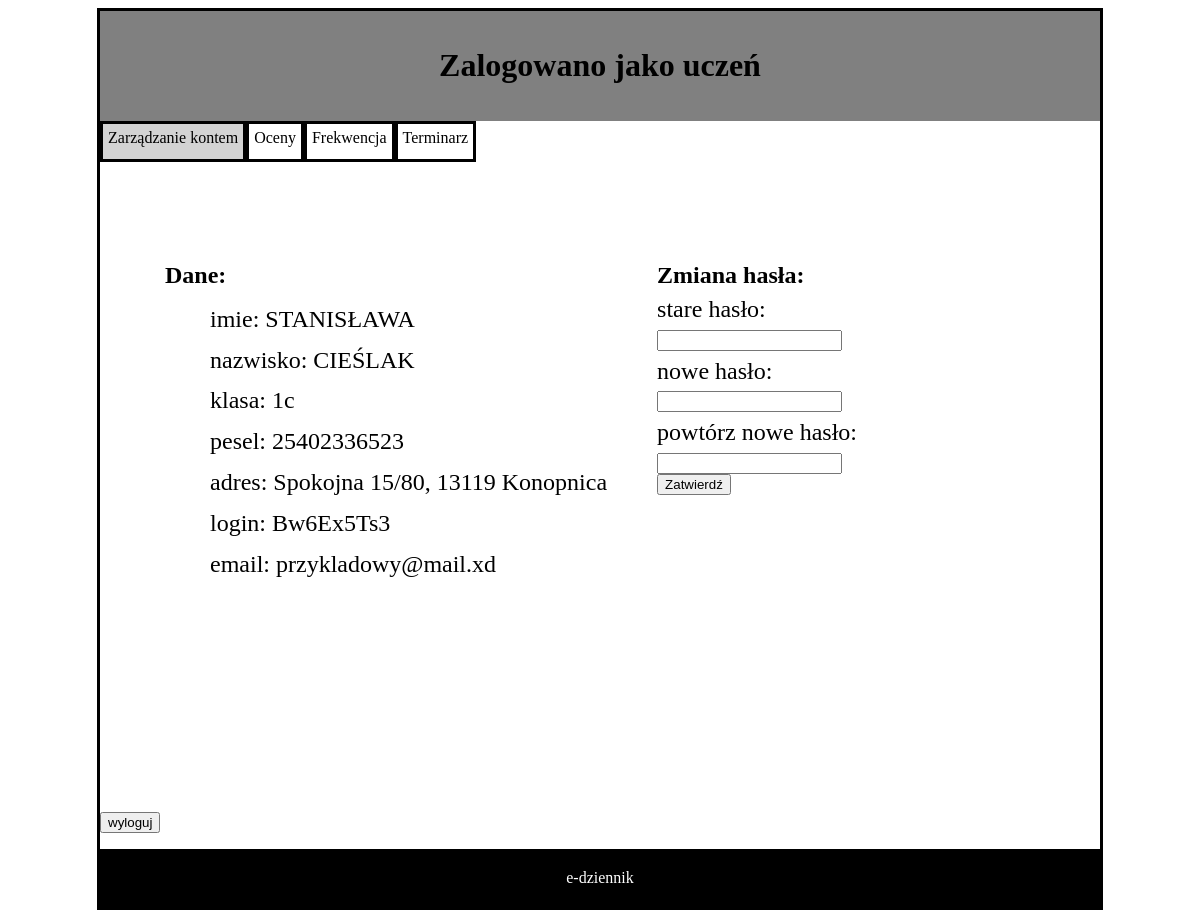
The app's page /aplikacja/uczen/u_konto.php (signed in) with its own data.
### tables this page shows
CREATE TABLE IF NOT EXISTS `uzytkownik` (
  `uzytkownik_login` varchar(16) NOT NULL DEFAULT left(md5(rand()),6),
  `nazwisko` varchar(30) NOT NULL,
  `imie` varchar(20) NOT NULL,
  `haslo` char(32) NOT NULL DEFAULT md5('123456'),
  `rodzaj` enum('U','N','R','I','A') DEFAULT 'I',
  `email` varchar(50) DEFAULT NULL,
  PRIMARY KEY (`uzytkownik_login`) USING BTREE,
  UNIQUE KEY `login` (`uzytkownik_login`),
  KEY `haslo` (`haslo`) USING BTREE
);

CREATE TABLE IF NOT EXISTS `klasa` (
  `klasa_ID` int(2) unsigned NOT NULL,
  `oddzial` varchar(3) NOT NULL,
  `nauczyciel_id` int(2) unsigned zerofill NOT NULL,
  PRIMARY KEY (`klasa_ID`),
  UNIQUE KEY `ID` (`klasa_ID`),
  UNIQUE KEY `nauczyciel_id` (`nauczyciel_id`),
  CONSTRAINT `FK_klasa_nauczyciel` FOREIGN KEY (`nauczyciel_id`) REFERENCES `nauczyciel` (`nauczyciel_ID`)
);

CREATE TABLE IF NOT EXISTS `uczen` (
  `uczen_ID` int(3) unsigned NOT NULL AUTO_INCREMENT,
  `pesel` char(11) NOT NULL,
  `adres_id` int(3) unsigned zerofill NOT NULL,
  `klasa_id` int(2) unsigned zerofill NOT NULL,
  `opiekunowie_id` int(3) unsigned zerofill NOT NULL,
  `uzytkownik_login` varchar(16) NOT NULL,
  PRIMARY KEY (`uczen_ID`),
  UNIQUE KEY `ID` (`uczen_ID`,`pesel`),
  UNIQUE KEY `uzytkownik_login` (`uzytkownik_login`),
  KEY `powiazanie` (`opiekunowie_id`),
  KEY `uzytkownik` (`uzytkownik_login`),
  KEY `klasa` (`klasa_id`),
  KEY `FK_uczen_adres` (`adres_id`),
  CONSTRAINT `FK_uczen_adres` FOREIGN KEY (`adres_id`) REFERENCES `adres` (`adres_ID`),
  CONSTRAINT `FK_uczen_klasa` FOREIGN KEY (`klasa_id`) REFERENCES `klasa` (`klasa_ID`),
  CONSTRAINT `FK_uczen_powiazanie` FOREIGN KEY (`opiekunowie_id`) REFERENCES `opiekunowie` (`opiekunowie_ID`),
  CONSTRAINT `FK_uczen_uzytkownik` FOREIGN KEY (`uzytkownik_login`) REFERENCES `uzytkownik` (`uzytkownik_login`)
);

### aplikacja/uczen/u_konto.php (the view, shortened to what this page needs)
<!DOCTYPE HTML>
<html lang="pl">
<head>
	<link rel="stylesheet" href="../Styles/styleApp.css" type="text/css" />
</head>
<body>
	<div id="container">
		<div id="logo">
			<h1>Zalogowano jako uczeń</h1>
		</div>
		<a href="u_konto.php">
		<div id="teraz">
		Zarządzanie kontem
		</div>
		</a>
		<a href="u_oceny.php">
		<div id="inne">
		 Oceny
		</div></a>
		<a href="u_frekwencja.php">
		<div id="inne">
		 Frekwencja
		</div> </a>
		<a href="u_terminarz.php">
		<div id="inne">
		 Terminarz
		</div>
		</a>
				<?php
	require_once "../connect.php";
	$conn=@new mysqli($IP, $username, $password, $DB_name);
	if ($conn->connect_errno!=0)
	{
		echo "Error: ".$conn->connect_errno;
	}
	else
	{
		$login=$_SESSION['uzytkownik_login'];
		$haslo = $_SESSION['haslo'];
		$sql="SELECT * FROM uzytkownik WHERE uzytkownik_login='$login' AND haslo='$haslo'";
		$result = @$conn->query($sql);
		$sql2="SELECT * FROM uczen WHERE uzytkownik_login='$login' ";
		$result2 = @$conn->query($sql2);
		$dane_uzytkowanika=@mysqli_fetch_assoc($result);
		$dane_ucznia=@mysqli_fetch_assoc($result2);
		$sql3="SELECT * FROM klasa WHERE klasa_ID='$dane_ucznia[klasa_id]' ";
		$result3 = @$conn->query($sql3);
		$klasa=@mysqli_fetch_assoc($result3);
		$sql4="SELECT * FROM adres_full_info WHERE adres_ID='$dane_ucznia[adres_id]' ";
		$result4 = @$conn->query($sql4);
		$adres=@mysqli_fetch_assoc($result4);
			}
	?>
		<div id="tresc">
			<div id="lewy">
			<B> Dane: </B><br/>
			<div id="dane">
				imie:  <?php echo $dane_uzytkowanika['imie'] ; ?>  <br/>
				nazwisko: <?php echo $dane_uzytkowanika['nazwisko'] ; ?>   <br/>
				klasa: <?php echo $klasa['oddzial'] ; ?>  <br/>
				pesel: <?php echo $dane_ucznia['pesel'] ; ?><br/>
				adres: <?php echo $adres['ulica']." ".$adres['nr_mieszkania']."/".$adres['nr_domu'].", ".$adres['kod']." ".$adres['miejscowosc'] ; ?>  <br/>
				login: <?php echo $dane_uzytkowanika['uzytkownik_login'] ; ?><br/>
				email: <?php echo $dane_uzytkowanika['email'] ; ?><br/>
			</div>
			</div>
			<form action="../zmiana_hasla.php" method="post">
			<div id="prawy">
				<B> Zmiana hasła: </B><br/>
				<div id="zmianahasla">
					stare hasło:<br/>
					<input type="password" name="stare"> <br/>
					nowe hasło:<br/>
					<input type="password" name="nowe"><br/>
					powtórz nowe hasło:<br/>
					<input type="password" name="p_nowe"><br/>
					<button type="submit">Zatwierdź</button>
					</form>
				</div>
			</div>
		<form action="../wyloguj.php" >
		<button type="submit">wyloguj</button>
		</form>
		<div id="footer">
		e-dziennik
		</div>
</body>
</html>

### aplikacja/Styles/styleApp.css (style rules this page uses)
#container { border: solid ; width: 1000px; margin-left: auto; margin-right: auto; }
#logo { background:gray; text-align: center; padding: 15px; }
#teraz { border: solid black; float: left; background-color: lightgray; min-height: 25px; text-align: center; padding: 5px; color: black }
#inne { border: solid black; float: left; min-height: 25px; text-align: center; padding: 5px; color: black }
#tresc { clear: both; text-align: left; min-height: 650px; }
#lewy { float: left; padding:50px; margin-top:50px; text-align: left; margin-left:15px; font-size: 24px; min-width:400px; }
#dane { margin-top:10px; text-align: left; margin-left:45px; font-size: 24px; line-height:1.7; }
#prawy { float: left; margin-top:100px; text-align: left; font-size: 24px; min-width:50px; }
#zmianahasla { line-height:1.7; }
#footer { clear: both; background-color: black; color: white; text-align: center; padding:20px; }

### records on screen
uzytkownik: imie "STANISŁAWA", nazwisko "CIEŚLAK", uzytkownik_login "Bw6Ex5Ts3", email "przykladowy@mail.xd"
klasa: oddzial "1c"
uczen: pesel "25402336523"

### other values on screen
$adres['ulica'] "Spokojna"
$adres['nr_mieszkania'] "15"
$adres['nr_domu'] "80"
$adres['kod'] "13119"
$adres['miejscowosc'] "Konopnica"
